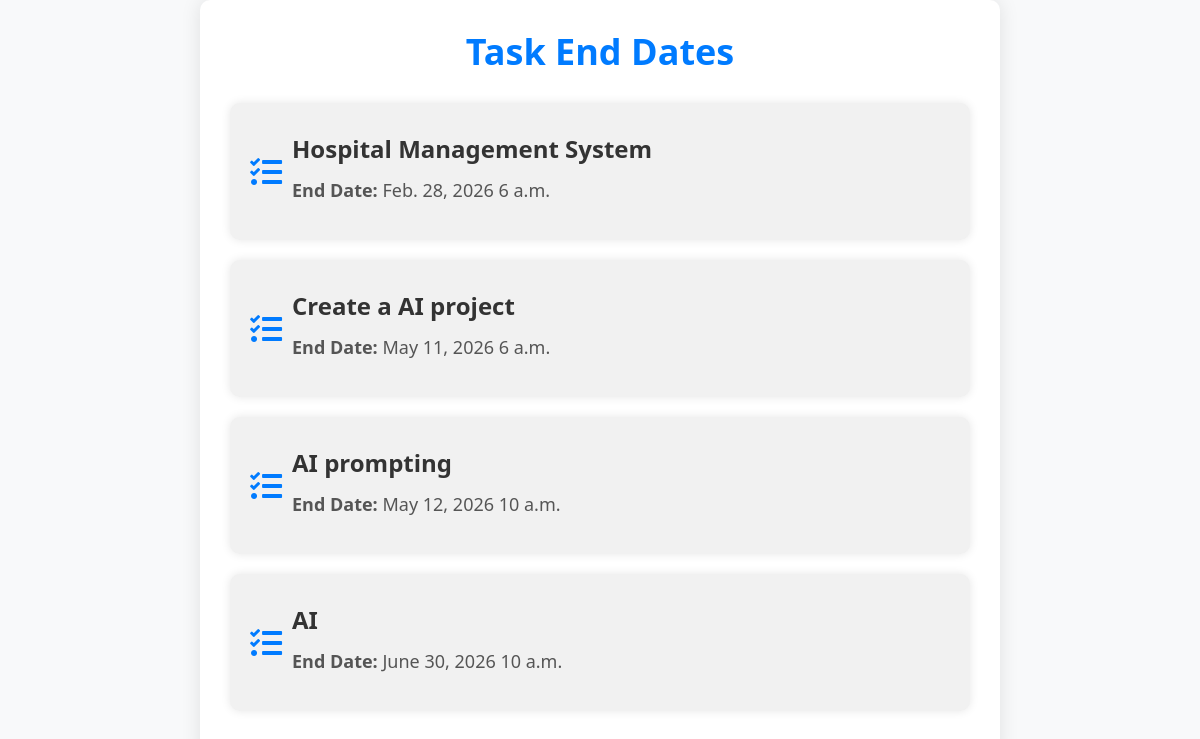
Screenshot of /AdminDashboard/task-end-dates/ with the database file from the repository.
### TaskApp/models.py (models this page shows, shortened)
class Task(models.Model):
    PRIORITY_CHOICES = [
        ('Low', 'Low'),
        ('Medium', 'Medium'),
        ('High', 'High'),
    ]
    CATEGORY_CHOICES = [
        ('Work', 'Work'),
        ('Personal', 'Personal'),
        ('Errands', 'Errands'),
    ]
    title = models.CharField(max_length=100)
    description = models.TextField()
    assigned_to = models.ForeignKey(Employee, on_delete=models.CASCADE)
    deadline_date = models.DateField()
    deadline_time = models.TimeField()
    email = models.EmailField()
    created_at = models.DateTimeField(default=timezone.now)
    priority = models.CharField(max_length=10, choices=PRIORITY_CHOICES, default='Medium')
    category = models.CharField(max_length=20, choices=CATEGORY_CHOICES, default='Work')

### TaskApp/views.py (the view)
# urls.py: path('AdminDashboard/task-end-dates/', views.task_end_dates, name='task_end_dates'),
def task_end_dates(request):
    tasks = Task.objects.all()
    return render(request, 'taskenddate.html', {'tasks': tasks})

### TaskApp/templates/taskenddate.html (shortened to what this page needs)
<!DOCTYPE html>
<html lang="en">
<head>
    <link href="https://cdnjs.cloudflare.com/ajax/libs/twitter-bootstrap/5.3.0/css/bootstrap.min.css" rel="stylesheet">
    <link href="https://cdnjs.cloudflare.com/ajax/libs/font-awesome/5.15.4/css/all.min.css" rel="stylesheet">
</head>
<body>
    <div class="container">
        <h1>Task End Dates</h1>
        <ul class="task-list">
            {% for task in tasks %}
            <li class="task-item">
                <div class="d-flex align-items-center">
                    <i class="fas fa-tasks task-icon"></i>
                    <div>
                        <p class="task-title">{{ task.title }}</p>
                        <p class="end-date"><strong>End Date:</strong> {{ task.deadline_date }} {{ task.deadline_time }}</p>
                    </div>
                </div>
            </li>
            {% endfor %}
        </ul>
    </div>
</body>
</html>

### TaskApp/templates/taskenddate.html (style rules this page uses)
body { color: #333; font-family: 'Segoe UI', Tahoma, Geneva, Verdana, sans-serif; background-color: #f8f9fa; }
.container { max-width: 800px; margin: 0 auto; padding: 30px; border-radius: 10px; background-color: #fff; box-shadow: 0 0 20px rgba(0, 0, 0, 0.1); }
h1 { font-size: 36px; font-weight: bold; text-align: center; margin-bottom: 30px; color: #007bff; }
.task-list { list-style-type: none; padding: 0; }
.task-item { margin-bottom: 20px; padding: 20px; border-radius: 10px; background-color: #f1f1f1; box-shadow: 0 0 10px rgba(0, 0, 0, 0.1); transition: transform 0.3s ease; }
.task-title { font-size: 24px; font-weight: bold; margin-bottom: 10px; color: #333; }
.task-icon { font-size: 32px; color: #007bff; margin-right: 10px; }
.end-date { font-size: 18px; color: #555; }
.task-item { animation: fadeInUp 0.5s ease; }

### rows the page displays
Task: title "Hospital Management System", deadline_date "Feb. 28, 2026", deadline_time "6 a.m."
Task: title "Create a AI project", deadline_date "May 11, 2026", deadline_time "6 a.m."
Task: title "AI prompting", deadline_date "May 12, 2026", deadline_time "10 a.m."
Task: title "AI", deadline_date "June 30, 2026", deadline_time "10 a.m."
